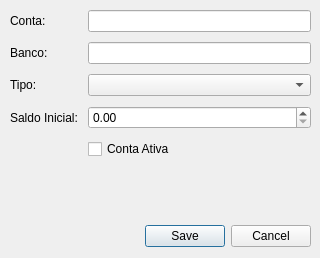
<?xml version="1.0" encoding="UTF-8"?>
<ui version="4.0">
 <class>ContaWidget</class>
 <widget class="QDialog" name="ContaWidget">
  <property name="geometry">
   <rect>
    <x>0</x>
    <y>0</y>
    <width>320</width>
    <height>258</height>
   </rect>
  </property>
  <property name="minimumSize">
   <size>
    <width>320</width>
    <height>178</height>
   </size>
  </property>
  <property name="windowTitle">
   <string>Dialog</string>
  </property>
  <property name="sizeGripEnabled">
   <bool>false</bool>
  </property>
  <property name="modal">
   <bool>false</bool>
  </property>
  <widget class="QWidget" name="verticalLayoutWidget">
   <property name="geometry">
    <rect>
     <x>10</x>
     <y>10</y>
     <width>301</width>
     <height>200</height>
    </rect>
   </property>
   <layout class="QVBoxLayout" name="layPrincipal" stretch="0">
    <property name="spacing">
     <number>0</number>
    </property>
    <property name="sizeConstraint">
     <enum>QLayout::SizeConstraint::SetMaximumSize</enum>
    </property>
    <item>
     <layout class="QFormLayout" name="layFormulario">
      <property name="formAlignment">
       <set>Qt::AlignmentFlag::AlignLeading|Qt::AlignmentFlag::AlignLeft|Qt::AlignmentFlag::AlignTop</set>
      </property>
      <property name="horizontalSpacing">
       <number>10</number>
      </property>
      <property name="verticalSpacing">
       <number>10</number>
      </property>
      <item row="0" column="0">
       <widget class="QLabel" name="lblNome">
        <property name="text">
         <string>Conta:</string>
        </property>
       </widget>
      </item>
      <item row="0" column="1">
       <widget class="QLineEdit" name="edtNome"/>
      </item>
      <item row="1" column="0">
       <widget class="QLabel" name="lblBanco">
        <property name="text">
         <string>Banco:</string>
        </property>
       </widget>
      </item>
      <item row="1" column="1">
       <widget class="QLineEdit" name="edtBanco"/>
      </item>
      <item row="3" column="0">
       <widget class="QLabel" name="lblSaldoInicial">
        <property name="text">
         <string>Saldo Inicial:</string>
        </property>
       </widget>
      </item>
      <item row="3" column="1">
       <widget class="QDoubleSpinBox" name="spnSaldoInicial"/>
      </item>
      <item row="4" column="1">
       <widget class="QCheckBox" name="chkAtiva">
        <property name="text">
         <string>Conta Ativa</string>
        </property>
       </widget>
      </item>
      <item row="2" column="0">
       <widget class="QLabel" name="label">
        <property name="text">
         <string>Tipo:</string>
        </property>
       </widget>
      </item>
      <item row="2" column="1">
       <widget class="QComboBox" name="cmbTipo">
        <property name="placeholderText">
         <string>...</string>
        </property>
        <item>
         <property name="text">
          <string>Corrente</string>
         </property>
        </item>
        <item>
         <property name="text">
          <string>Investimento</string>
         </property>
        </item>
       </widget>
      </item>
     </layout>
    </item>
   </layout>
  </widget>
  <widget class="QDialogButtonBox" name="bbConta">
   <property name="geometry">
    <rect>
     <x>10</x>
     <y>220</y>
     <width>301</width>
     <height>32</height>
    </rect>
   </property>
   <property name="orientation">
    <enum>Qt::Orientation::Horizontal</enum>
   </property>
   <property name="standardButtons">
    <set>QDialogButtonBox::StandardButton::Cancel|QDialogButtonBox::StandardButton::Save</set>
   </property>
  </widget>
 </widget>
 <resources/>
 <connections/>
</ui>
